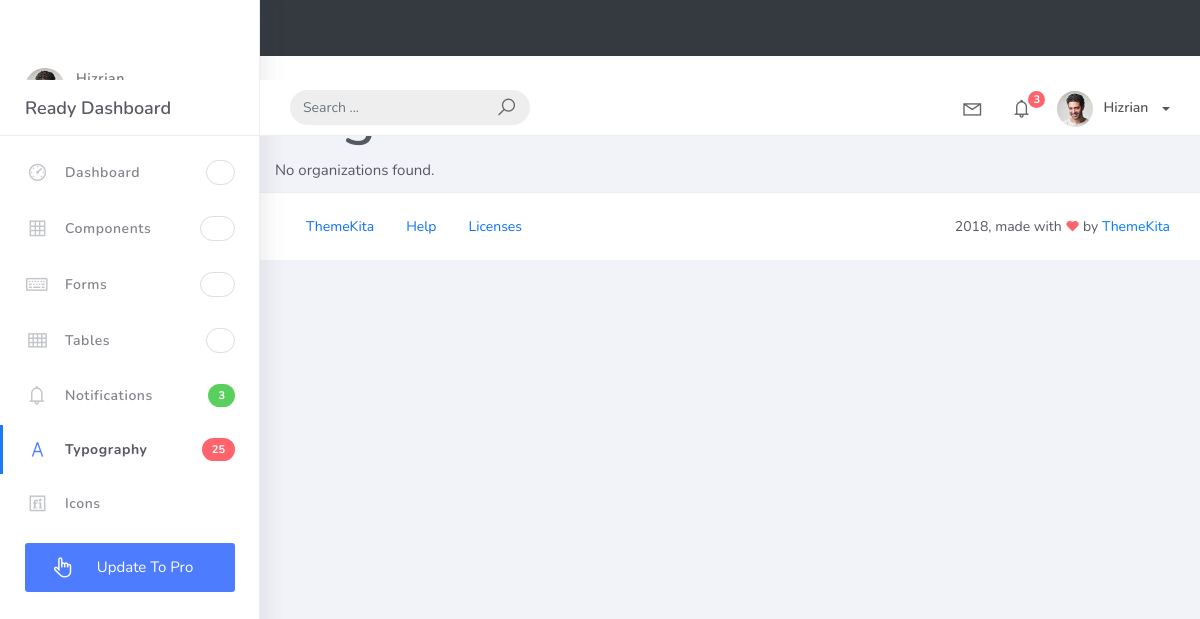
/, run on an earlier commit of the app's database.
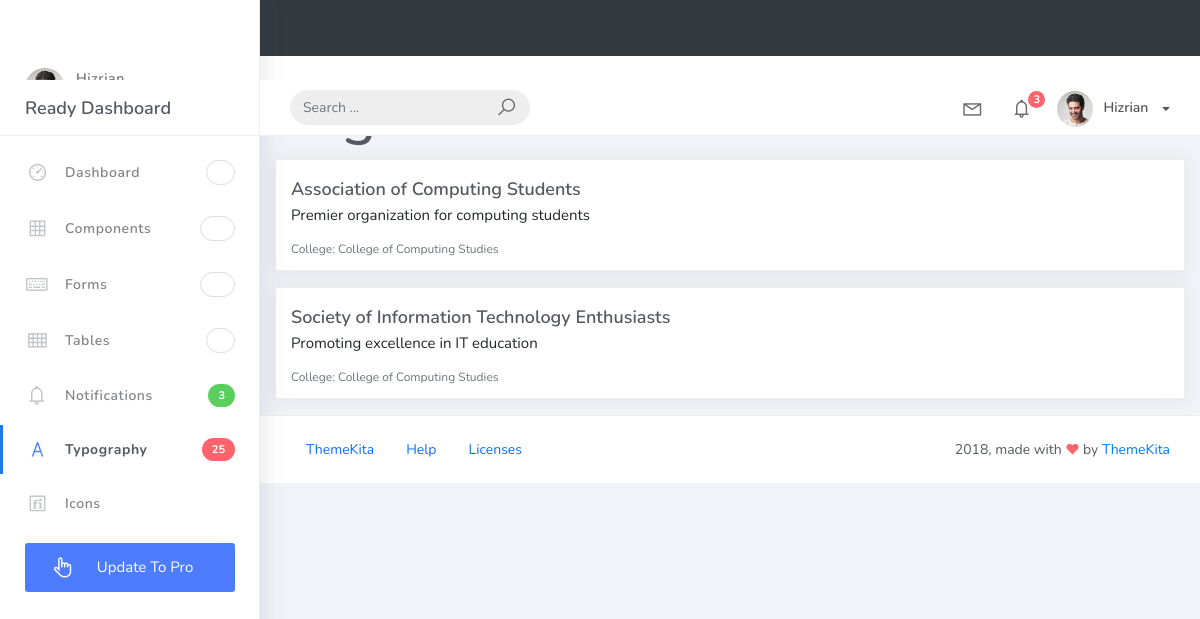
And on a later commit of the database.
### core/models.py (models this page shows, shortened)
class Organization(models.Model):
    name = models.CharField(max_length=200)
    description = models.TextField()
    college = models.ForeignKey(College, on_delete=models.CASCADE)  # Add this line

class College(models.Model):
    name = models.CharField(max_length=100)
    def __str__(self):
        return self.name

### studentorg/views.py (the view)
# urls.py: path('', HomepageView.as_view(), name='home'),
class HomepageView(ListView):  # Changed from OrganizationListView to HomepageView
    model = Organization
    template_name = 'home.html'
    context_object_name = 'home'

### templates/home.html (shortened to what this page needs)
{% extends 'base.html' %}
{% block content %}
    <div class="container">
        <h1>Organizations</h1>
        {% if home %}
            {% for org in home %}
                <div class="card mb-3">
                    <div class="card-body">
                        <h5 class="card-title">{{ org.name }}</h5>
                        <p class="card-text">{{ org.description }}</p>
                        <p class="card-text"><small class="text-muted">College: {{ org.college }}</small></p>
                    </div>
                </div>
            {% endfor %}
        {% else %}
            <p>No organizations found.</p>
        {% endif %}
    </div>
{% endblock %}

### templates/base.html (shortened to what this page needs)
{% load static %}
<!DOCTYPE html>
<html lang="en">
<head>
    <link href="https://cdn.jsdelivr.net/npm/bootstrap@5.3.0/dist/css/bootstrap.min.css" rel="stylesheet">
    <link rel="stylesheet" href="{% static 'css/bootstrap.min.css' %}">
    <link rel="stylesheet" href="{% static 'assets/css/ready.css' %}">
    <link rel="stylesheet" href="{% static 'assets/css/demo.css'%}">
</head>
<body>
    <nav class="navbar navbar-expand-lg navbar-dark bg-dark mb-4">
        <div class="container">
            <a class="navbar-brand" href="{% url 'home' %}">Student Organizations</a>
        </div>
    </nav>
    <div class="wrapper">
        <div class="main-header">
            <div class="logo-header">
                <a href="index.html" class="logo">
                    Ready Dashboard
                </a>
            </div>
            <nav class="navbar navbar-header navbar-expand-lg">
                <div class="container-fluid">
                    <form class="navbar-left navbar-form nav-search mr-md-3" action="">
                        <div class="input-group">
                            <input type="text" placeholder="Search ..." class="form-control">
                            <div class="input-group-append">
                                <span class="input-group-text">
                                    <i class="la la-search search-icon"></i>
                                </span>
                            </div>
                        </div>
                    </form>
                    <ul class="navbar-nav topbar-nav ml-md-auto align-items-center">
                        <li class="nav-item dropdown hidden-caret">
                            <a class="nav-link dropdown-toggle" href="#" id="navbarDropdown" role="button" data-toggle="dropdown" aria-haspopup="true" aria-expanded="false">
                                <i class="la la-envelope"></i>
                            </a>
                        </li>
                        <li class="nav-item dropdown hidden-caret">
                            <a class="nav-link dropdown-toggle" href="#" id="navbarDropdown" role="button" data-toggle="dropdown" aria-haspopup="true" aria-expanded="false">
                                <i class="la la-bell"></i>
                                <span class="notification">3</span>
                            </a>
                        </li>
                        <li class="nav-item dropdown">
                            <a class="dropdown-toggle profile-pic" data-toggle="dropdown" href="#" aria-expanded="false"> <img src="assets/img/profile.jpg" alt="user-img" width="36" class="img-circle"><span >Hizrian</span></span> </a>
                            </li>
                        </ul>
                    </div>
                </nav>
            </div>
            <div class="sidebar">
                <div class="scrollbar-inner sidebar-wrapper">
                    <div class="user">
                        <div class="photo">
                        </div>
                        <div class="info">
                            <a class="" data-toggle="collapse" href="#collapseExample" aria-expanded="true">
                                <span>
                                    Hizrian
                                    <span class="user-level">Administrator</span>
                                </span>
                            </a>
                        </div>
                    </div>
                    <ul class="nav">
                        <li class="nav-item">
                            <a href="index.html">
                                <i class="la la-dashboard"></i>
                                <p>Dashboard</p>
                                <span class="badge badge-count">5</span>
                            </a>
                        </li>
                        <li class="nav-item">
                            <a href="components.html">
                                <i class="la la-table"></i>
                                <p>Components</p>
                                <span class="badge badge-count">14</span>
                            </a>
                        </li>
                        <li class="nav-item">
                            <a href="forms.html">
                                <i class="la la-keyboard-o"></i>
                                <p>Forms</p>
                                <span class="badge badge-count">50</span>
                            </a>
                        </li>
                        <li class="nav-item">
                            <a href="tables.html">
                                <i class="la la-th"></i>
                                <p>Tables</p>
                                <span class="badge badge-count">6</span>
                            </a>
                        </li>
                        <li class="nav-item">
                            <a href="notifications.html">
                                <i class="la la-bell"></i>
                                <p>Notifications</p>
                                <span class="badge badge-success">3</span>
                            </a>
                        </li>
                        <li class="nav-item active">
                            <a href="typography.html">
                                <i class="la la-font"></i>
                                <p>Typography</p>
                                <span class="badge badge-danger">25</span>
                            </a>
                        </li>
                        <li class="nav-item">
                            <a href="icons.html">
                                <i class="la la-fonticons"></i>
                                <p>Icons</p>
                            </a>
                        </li>
                        <li class="nav-item update-pro">
                            <button  data-toggle="modal" data-target="#modalUpdate">
                                <i class="la la-hand-pointer-o"></i>
                                <p>Update To Pro</p>
                            </button>
                        </li>
                    </ul>
                </div>
            </div>
            <div class="main-panel">
                {% block content %}{% endblock %}
                <footer class="footer">
                    <div class="container-fluid">
                        <nav class="pull-left">
                            <ul class="nav">
                                <li class="nav-item">
                                    <a class="nav-link" href="http://www.themekita.com">
                                        ThemeKita
                                    </a>
                                </li>
                                <li class="nav-item">
                                    <a class="nav-link" href="#">
                                        Help
                                    </a>
                                </li>
                                <li class="nav-item">
                                    <a class="nav-link" href="https://themewagon.com/license/#free-item">
                                        Licenses
                                    </a>
                                </li>
                            </ul>
                        </nav>
                        <div class="copyright ml-auto">
                            2018, made with <i class="la la-heart heart text-danger"></i> by <a href="http://www.themekita.com">ThemeKita</a>
                        </div>
                    </div>
                </footer>
            </div>
        </div>
</body>
</html>

### static/assets/css/demo.css (style rules this page uses)
.update-pro { margin: 15px 25px; }
.update-pro button { padding: 13px 25px; background: #4d7cfe; color: #fff; border-radius: 3px; justify-content: center; width: 100%; border: 0; cursor: pointer; }
.update-pro button p, .update-pro button i { color: #fff !important; margin-bottom: 0px; }
.update-pro button i { margin-right: 5px !important; font-size: 23px; color: #C3C5CA; margin-right: 15px; width: 25px; text-align: center; vertical-align: middle; float: left; }

What changed in the data, as far as the page shows it:
added Organization: name "Association of Computing Students", description "Premier organization for computing students", college "College of Computing Studies"
added Organization: name "Society of Information Technology Enthusiasts", description "Promoting excellence in IT education", college "College of Computing Studies"
Also different on the page:
text no longer shown: "No organizations found."
